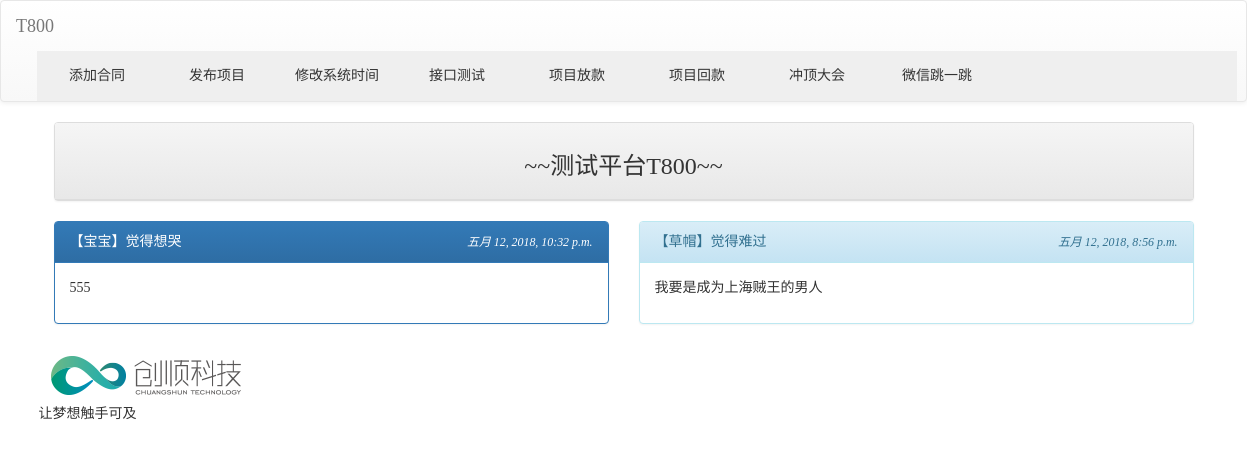
Page /post/ on the committed database.
### weibo/models.py (models this page shows, shortened)
class Post(models.Model):
    mood = models.ForeignKey('Mood', on_delete=models.CASCADE)
    nickname = models.CharField(max_length=10, default='不愿意透露身份的人')
    message = models.TextField(null=False)
    dell_pass = models.CharField(max_length=10)
    pub_time = models.DateTimeField(auto_now=True)
    enabled = models.BooleanField(default=False)

class Mood(models.Model):
    status = models.CharField(max_length=10, null=False)
    def __unicode__(self):
        return self.status

### weibo/views.py (the view)
# urls.py: url(r'^post/$',views.posting),
def posting(request):
    template = get_template('listing.html')
    posts = models.Post.objects.filter(enabled=True).order_by('-pub_time')[:30]
    moods = models.Mood.objects.all()
    html = template.render(locals())
    return HttpResponse(html)

### templates/listing.html (shortened to what this page needs)
<!DOCTYPE  html>
{% extends "base.html" %}
{% block content %}
<div class='container'>
<div class='row'>
    <div class='col-md-12'>
        <div class='panel panel-default'>
            <div class='panel-heading' align=center>
            <h3>~~测试平台T800~~</h3>
    </div>
</div>
{% for p in posts %}
    {% cycle "<div class='row'> <div class='col-md-6'>" "<div class='col-md-6'>" %}
        <div class='panel {%cycle "panel-primary" "panel-info" "panel-warning" "panel-success" %}'>
            <div class='panel-heading'>
                <table width='100%'>
                    <tr>
                        <td>
                            【{{ p.nickname }}】觉得{{ p.mood }}
                        </td>
                        <td align=right>
                            <i><small>{{ p.pub_time }}</small></i>
                        </td>
                    </tr>
                </table>
            </div>
            <div class='panel-body'>{{ p.message | linebreaks }}</div>
        </div>
    </div>
    {% cycle "" "</div>"%}
{% endfor %}
</div>
{% endblock %}

### templates/base.html (style rules this page uses)
h1, h2, h3, h4, h5, p, div { font-family: 微软雅黑; }

### rows in the picture
Post: nickname "宝宝", mood "想哭", pub_time "五月 12, 2018, 10:32 p.m.", message "555"
Post: nickname "草帽", mood "难过", pub_time "五月 12, 2018, 8:56 p.m.", message "我要是成为上海贼王的男人"
